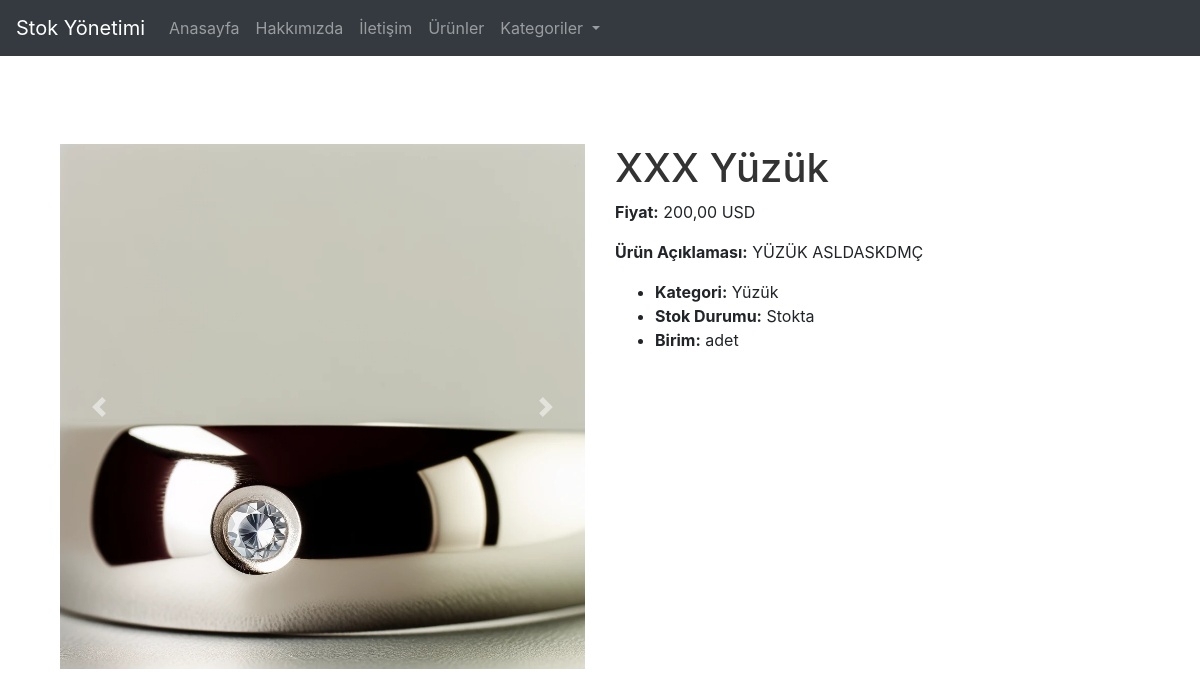
The app's page /urun/xxx-yuzuk/ with its own data.
### envanter/models.py (models this page shows, shortened)
class UrunFoto(models.Model):
    urun = models.ForeignKey(Urun, related_name='fotolar', on_delete=models.CASCADE)
    foto = models.ImageField(upload_to='urun_fotograflari/')
    class Meta:
       verbose_name = 'Ürün Fotoğraf Ekleme'
       verbose_name_plural = 'Ürün Fotoğraf Ekleme'

class Urun(models.Model):
    PARA_BIRIMLERI = [
        ('TL', 'Türk Lirası'),
        ('USD', 'Dolar'),
        ('EUR', 'Euro'),
    ]
    isim = models.CharField(max_length=200)
    slug = models.SlugField(unique=True, blank=True)
    kategori = models.ForeignKey(Kategori, on_delete=models.CASCADE)
    aciklama = models.TextField(blank=True, null=True)
    fiyat = models.DecimalField(max_digits=10, decimal_places=2)
    eski_fiyat = models.DecimalField(max_digits=10, decimal_places=2, blank=True, null=True)
    stok_miktari = models.PositiveIntegerField()
    birim = models.CharField(max_length=50, choices=[('adet', 'Adet'), ('kilo', 'Kilo')])
    para_birimi = models.CharField(max_length=3, choices=PARA_BIRIMLERI, default='TL')
    fotoğraf = models.ImageField(upload_to='urun_fotograflari/', blank=True, null=True)
    class Meta:
        verbose_name = 'Ürün'
        verbose_name_plural = 'Ürünler'

class Kategori(models.Model):
    isim = models.CharField(max_length=100)
    slug = models.SlugField(unique=True, blank=True)
    parent = models.ForeignKey('self', null=True, blank=True, related_name='alt_kategoriler', on_delete=models.CASCADE)
    class Meta:
        verbose_name = 'Kategori'
        verbose_name_plural = 'Kategoriler'

### envanter/views.py (the view)
# urls.py: path('urun/<slug:slug>/', views.urun_detay, name='urun_detay'),
def urun_detay(request, slug):
    urun = get_object_or_404(Urun, slug=slug)
    kategoriler = Kategori.objects.all()
    return render(request, 'envanter/urun_detay.html', {'urun': urun, 'kategoriler': kategoriler})

### envanter/templates/envanter/urun_detay.html (shortened to what this page needs)
{% extends 'envanter/base.html' %}
{% block content %}
    <div class="container mt-4">
        <div class="row">
            <div class="col-md-6">
                {% if urun.fotolar.all %}
                    <div id="urunFotoCarousel" class="carousel slide" data-ride="carousel">
                        <div class="carousel-inner">
                            {% for foto in urun.fotolar.all %}
                                <div class="carousel-item {% if forloop.first %}active{% endif %}">
                                    <img src="{{ foto.foto.url }}" class="d-block w-100" alt="{{ urun.isim }}">
                                </div>
                            {% endfor %}
                        </div>
                        <a class="carousel-control-prev" href="#urunFotoCarousel" role="button" data-slide="prev">
                            <span class="carousel-control-prev-icon" aria-hidden="true"></span>
                        </a>
                        <a class="carousel-control-next" href="#urunFotoCarousel" role="button" data-slide="next">
                            <span class="carousel-control-next-icon" aria-hidden="true"></span>
                        </a>
                    </div>
                {% else %}
                    <img src="https://via.placeholder.com/500" class="d-block w-100" alt="{{ urun.isim }}">
                {% endif %}
            </div>
            <div class="col-md-6">
                <h1>{{ urun.isim }}</h1>
                <p><strong>Fiyat:</strong> {{ urun.fiyat }} {{ urun.para_birimi }}</p>
                <p><strong>Ürün Açıklaması:</strong> {{ urun.aciklama }}</p>
                <ul>
                    <li><strong>Kategori:</strong> {{ urun.kategori.isim }}</li>
                    <li><strong>Stok Durumu:</strong> {{ urun.stok_miktari|yesno:"Stokta,Stokta Yok" }}</li>
                    <li><strong>Birim:</strong> {{ urun.birim }}</li>
                </ul>
            </div>
        </div>
    </div>
    {% endblock %}

### static/css/styles.css (style rules this page uses)
body { font-family: -apple-system, BlinkMacSystemFont, 'Segoe UI', Roboto, 'Helvetica Neue', Arial, sans-serif; background-color: #f5f5f7; margin: 0; padding: 0; }
h1 { color: #333; font-weight: bold; margin-bottom: 20px; }
.container { padding: 20px; }

### records on screen
UrunFoto: foto (picture)
Urun: isim "XXX Yüzük", fiyat "200,00", para_birimi "USD", aciklama "YÜZÜK ASLDASKDMÇ", kategori.isim "Yüzük", stok_miktari "Stokta", birim "adet"
